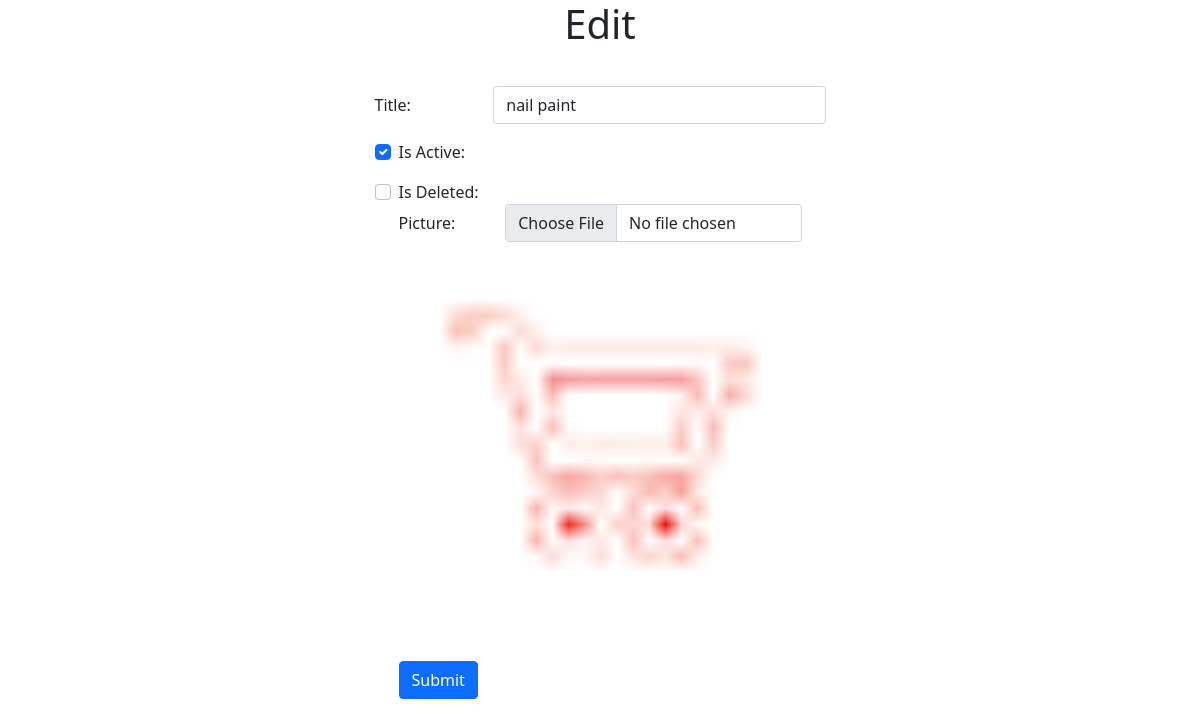
The page /admin/Products/edit.php?id=23 on the database its author committed.
### tables this page shows
CREATE TABLE `product` (
  `id` int(11) NOT NULL,
  `title` varchar(55) NOT NULL,
  `is_active` tinyint(4) NOT NULL DEFAULT '0',
  `picture` varchar(55) DEFAULT NULL,
  `created_at` datetime NOT NULL DEFAULT CURRENT_TIMESTAMP,
  `modified_at` datetime NOT NULL DEFAULT CURRENT_TIMESTAMP,
  `is_deleted` tinyint(4) DEFAULT '0'
);

### src/Product.php (called while the page is built, shortened)
<?php
class Product
{
    public $conn=null;
    public function __construct()
    {
        $this->conn = new PDO("mysql:host=localhost;dbname=ecommerceseip", 'root', '');
        $this->conn->setAttribute(PDO::ATTR_ERRMODE, PDO::ERRMODE_EXCEPTION);
    }
    public function edit(){
     $_id = $_GET['id'];
     $query = "SELECT * FROM `product` WHERE id = :id";
     $stmt = $this->conn->prepare($query);
     $stmt->bindParam(':id', $_id);
     $result = $stmt->execute();
     $product = $stmt->fetch();
     return $product;
 }
}

### config.php (called while the page is built, shortened)
<?php
$webroot = "http://localhost/cruddb/";

### admin/Products/edit.php (the view, shortened to what this page needs)
<?php
include_once($_SERVER['DOCUMENT_ROOT']."/cruddb/config.php");
$_edit= new Product;
$product= $_edit-> edit();
?>
<!doctype html>
<html lang="en">
<head>
    <link href="https://cdn.jsdelivr.net/npm/bootstrap@5.1.3/dist/css/bootstrap.min.css" rel="stylesheet"
>
</head>
<body>
<section>
    <div class="container">
        <div class="row justify-content-center">
            <div class="col-md-5">
                <h1 class="text-center">Edit</h1>
                <form method="post" action="update.php" enctype="multipart/form-data">
                    <div class="mb-3 row">
                        <label for="inputId" class="col-md-3 col-form-label"></label>
                        <div class="col-md-9">
                        </div>
                    </div>
                    <div class="mb-3 row">
                        <label for="inputTitle" class="col-md-3 col-form-label">Title:</label>
                        <div class="col-md-9">
                            <input
                                type="text"
                                class="form-control"
                                id="inputTitle"
                                name="title"
                                value="<?=$product['title'];?>">
                        </div>
                    </div>
                    <div class="mb-3 row form-check">
                        <div class="col-md-9">
                            <?php
                            if($product['is_active']==0){
                                ?>
                                <input
                                        type="checkbox"
                                        class="form-check-input"
                                        id="inputTitle"
                                        name="is_active"
                                        value="1">
                                <?php
                            }else{
                                ?>
                                <input
                                        type="checkbox"
                                        class="form-check-input"
                                        id="inputTitle"
                                        name="is_active"
                                        value="1"
                                        checked>
                                <?php
                            }
                            ?>
                        </div>
                        <label for="inputIsActive" class="col-md-3  form-check-label">Is Active:</label>
                    </div>
                    <div class="mb-3 row form-check">
                        <div class="col-md-9">
                            <?php
                            if($product['is_deleted']==0){
                                ?>
                                <input
                                        type="checkbox"
                                        class="form-check-input"
                                        id="inputIsDeleted"
                                        name="is_deleted"
                                        value="1">
                                <?php
                            }
                            ?>
                        </div>
                        <label for="inputIsDeleted" class="col-md-3  form-check-label">Is Deleted:</label>
                        <div class="mb-3 row">
                            <label for="inputFile" class="col-md-3  col-form-label">Picture:</label>
                            <div class="col-md-9">
                                <input
                                        type="file"
                                        class="form-control"
                                        id="inputFile"
                                        name="picture"
                                        value="<?=$product['picture'];?>"
                                >
                            </div>
                            <img src="<?=$webroot;?>uploads/<?=$product['picture'];                       ?>">
                        </div>
                    <div class="col-auto">
                        <button type="submit" class="btn btn-primary mb-3">Submit</button>
                    </div>
                </form>
            </div>
        </div>
    </div>
</section>
</body>
</html>

### rows shown on the page
product: title "nail paint", picture (picture)
